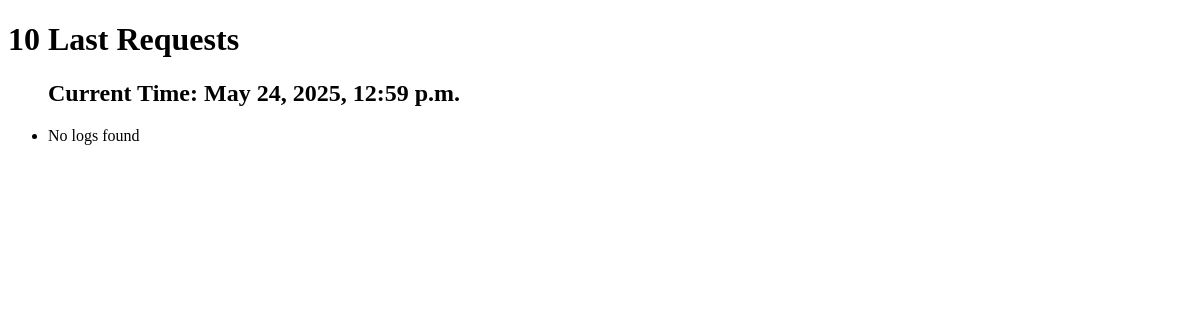
The page /audit/logs/ on the database as committed earlier.
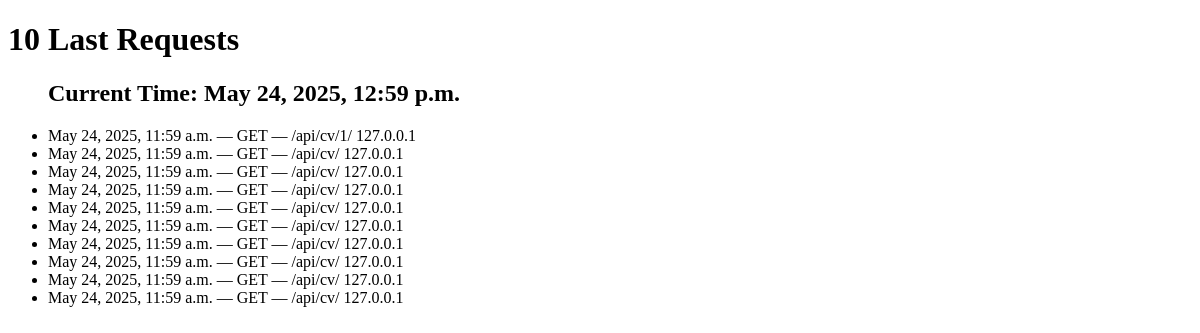
The same page on the database as committed later.
### audit/models.py (models this page shows, shortened)
class RequestLog(models.Model):
    timestamp = models.DateTimeField(auto_now_add=True)
    method = models.CharField(max_length=10, choices=HttpMethod.choices, default=HttpMethod.GET)
    path = models.CharField(max_length=255)
    query_params = models.JSONField(null=True, blank=True)
    remote_ip_address = models.GenericIPAddressField()
    class Meta:
        ordering = ['-timestamp']
        verbose_name = 'Request Log'
        verbose_name_plural = 'Request Logs'

### audit/views.py (the view)
# urls.py: path('logs/', RequestLogView.as_view(), name='request-logs'),
class RequestLogView(ListView):
    model = RequestLog
    template_name = 'audit/request_log.html'
    context_object_name = 'request_logs'
    paginate_by = 10
    ordering = ['-timestamp']
    def get_context_data(self, **kwargs):
        context = super().get_context_data(**kwargs)
        context['now'] = datetime.now()
        return context
    def get_queryset(self):
        return super().get_queryset().only('timestamp', 'method', 'path', 'query_params', 'remote_ip_address')

### audit/templates/audit/request_log.html (shortened to what this page needs)
<!DOCTYPE html>
<html>
<head>
</head>
<body>
    <h1>10 Last Requests </h1>
    <ul>
        <h2>Current Time: {{ now }}</h2>
        {% for log in request_logs %}
            <li>
                {{ log.timestamp }} — {{ log.method }} — {{ log.path }} {{ log.remote_ip_address }}
            </li>
        {% empty %}
            <li>No logs found</li>
        {% endfor %}
    </ul>
</body>
</html>

Rows that differ between the two databases and show on the page:
added RequestLog: timestamp "May 24, 2025, 11:59 a.m.", method "GET", path "/api/cv/1/", remote_ip_address "127.0.0.1"
added RequestLog: timestamp "May 24, 2025, 11:59 a.m.", method "GET", path "/api/cv/", remote_ip_address "127.0.0.1"
added RequestLog: timestamp "May 24, 2025, 11:59 a.m.", method "GET", path "/api/cv/", remote_ip_address "127.0.0.1"
added RequestLog: timestamp "May 24, 2025, 11:59 a.m.", method "GET", path "/api/cv/", remote_ip_address "127.0.0.1"
added RequestLog: timestamp "May 24, 2025, 11:59 a.m.", method "GET", path "/api/cv/", remote_ip_address "127.0.0.1"
added RequestLog: timestamp "May 24, 2025, 11:59 a.m.", method "GET", path "/api/cv/", remote_ip_address "127.0.0.1"
added RequestLog: timestamp "May 24, 2025, 11:59 a.m.", method "GET", path "/api/cv/", remote_ip_address "127.0.0.1"
added RequestLog: timestamp "May 24, 2025, 11:59 a.m.", method "GET", path "/api/cv/", remote_ip_address "127.0.0.1"
added RequestLog: timestamp "May 24, 2025, 11:59 a.m.", method "GET", path "/api/cv/", remote_ip_address "127.0.0.1"
added RequestLog: timestamp "May 24, 2025, 11:59 a.m.", method "GET", path "/api/cv/", remote_ip_address "127.0.0.1"
Other text that changed with them:
text no longer shown: "No logs found"
